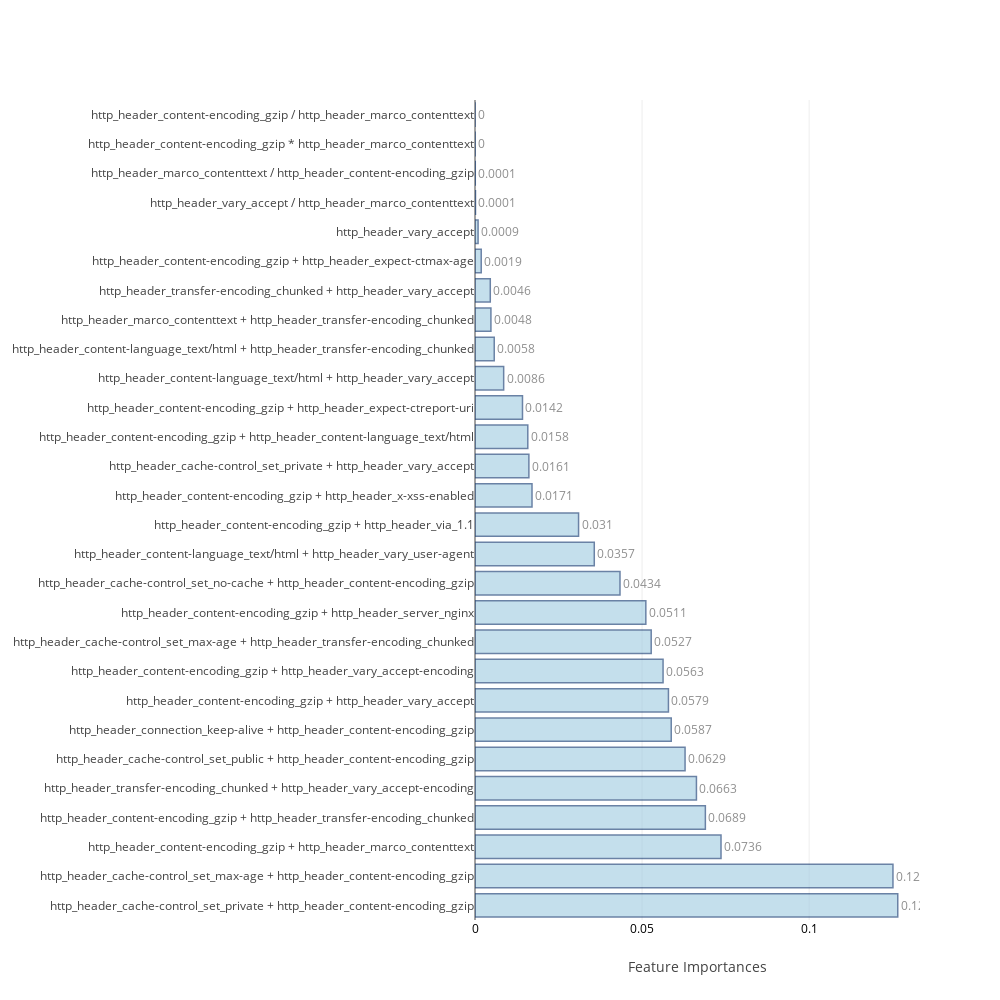

The notebook cell this image was saved under:
### Code cell
feat_imp=[None]*4
j=0
for i in range(0,8):
    if i>=2 and i<=5:
        model,cm_train,cm_test,acc_train,acc_test,roc_auc,feat_imp[j]=f[i](X_train,Y_train,X_test,Y_test,feature_name)
        j=j+1
    else:
        model,cm_train,cm_test,acc_train,acc_test,roc_auc=f[i](X_train,Y_train,X_test,Y_test)
    table_80_60_train.loc[i]=   ([acc_train,cm_train.TP,cm_train.TN,cm_train.FP,cm_train.FN,cm_train.FPR,cm_train.FNR])
    table_80_60_test.loc[i] =   ([acc_test ,cm_test.TP, cm_test.TN, cm_test.FP, cm_test.FN, cm_test.FPR, cm_test.FNR,roc_auc])
    print("\n")

### Figure 1 — Plotly figure (JSON) as saved in the notebook; plotly's stock layout.template omitted (floating-point values rounded to 4 significant figures)
{"data": [{"marker": {"color": "rgb(158,202,225)", "line": {"color": "rgb(8,48,107)", "width": 1.5}}, "opacity": 0.6, "orientation": "h", "text": [0.1265, 0.1251, 0.0736, 0.0689, 0.0663, 0.0629, 0.0587, 0.0579, 0.0563, 0.0527, 0.0511, 0.0434, 0.0357, 0.031, 0.0171, 0.0161, 0.0158, 0.0142, 0.0086, 0.0058, 0.0048, 0.0046, 0.0019, 0.0009, 0.0001, 0.0001, 0, 0], "textposition": "outside", "type": "bar", "uid": "d198471f-3cb6-4a10-983e-ebb95b49ea27", "x": [0.1265, 0.1251, 0.07362, 0.06894, 0.06627, 0.06286, 0.05872, 0.05789, 0.05628, 0.05273, 0.05112, 0.04339, 0.03569, 0.03099, 0.01706, 0.01613, 0.0158, 0.01421, 0.008579, 0.005756, 0.004766, 0.004571, 0.001862, 0.0009203, 0.0001472, 7.968e-05, 2.947e-05, 1.242e-05], "y": ["http_header_cache-control_set_private + http_header_content-encoding_gzip", "http_header_cache-control_set_max-age + http_header_content-encoding_gzip", "http_header_content-encoding_gzip + http_header_marco_contenttext", "http_header_content-encoding_gzip + http_header_transfer-encoding_chunked", "http_header_transfer-encoding_chunked + http_header_vary_accept-encoding", "http_header_cache-control_set_public + http_header_content-encoding_gzip", "http_header_connection_keep-alive + http_header_content-encoding_gzip", "http_header_content-encoding_gzip + http_header_vary_accept", "http_header_content-encoding_gzip + http_header_vary_accept-encoding", "http_header_cache-control_set_max-age + http_header_transfer-encoding_chunked", "http_header_content-encoding_gzip + http_header_server_nginx", "http_header_cache-control_set_no-cache + http_header_content-encoding_gzip", "http_header_content-language_text/html + http_header_vary_user-agent", "http_header_content-encoding_gzip + http_header_via_1.1", "http_header_content-encoding_gzip + http_header_x-xss-enabled", "http_header_cache-control_set_private + http_header_vary_accept", "http_header_content-encoding_gzip + http_header_content-language_text/html", "http_header_content-encoding_gzip + http_header_expect-ctreport-uri", "http_header_content-language_text/html + http_header_vary_accept", "http_header_content-language_text/html + http_header_transfer-encoding_chunked", "http_header_marco_contenttext + http_header_transfer-encoding_chunked", "http_header_transfer-encoding_chunked + http_header_vary_accept", "http_header_content-encoding_gzip + http_header_expect-ctmax-age", "http_header_vary_accept", "http_header_vary_accept / http_header_marco_contenttext", "http_header_marco_contenttext / http_header_content-encoding_gzip", "http_header_content-encoding_gzip * http_header_marco_contenttext", "http_header_content-encoding_gzip / http_header_marco_contenttext"]}], "layout": {"autosize": false, "height": 1000, "width": 1000, "xaxis": {"tickfont": {"color": "black", "size": 12}, "title": "Feature Importances"}, "yaxis": {"automargin": true}}}
